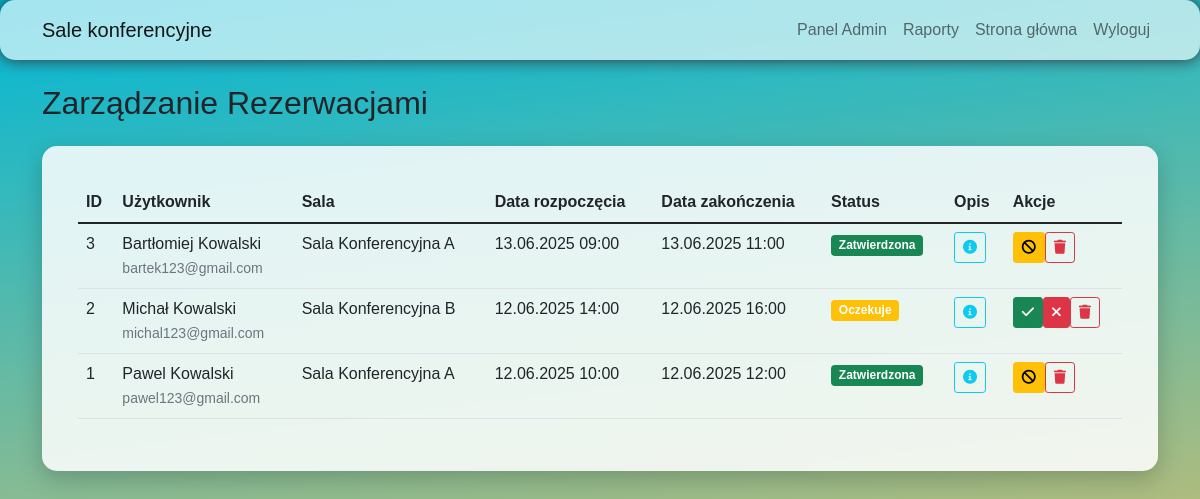
Screenshot of /admin/reservations.php (signed in) with the database file from the repository.
### tables this page shows
CREATE TABLE `reservations` (
  `id` int(11) NOT NULL,
  `id_uzytkownika` int(11) NOT NULL,
  `id_sali` int(11) NOT NULL,
  `czas_start` datetime NOT NULL,
  `czas_stop` datetime NOT NULL,
  `status` ENUM('pending', 'approved', 'rejected', 'cancelled') DEFAULT 'pending',
  `data_utworzenia` TIMESTAMP DEFAULT CURRENT_TIMESTAMP,
  `opis` TEXT NULL
);

CREATE TABLE `users` (
  `id` int(11) NOT NULL,
  `imie` varchar(60) NOT NULL,
  `nazwisko` varchar(60) NOT NULL,
  `e-mail` varchar(100) NOT NULL,
  `haslo` varchar(255) NOT NULL,
  `rola` varchar(100) NOT NULL
);

CREATE TABLE `rooms` (
  `id` int(11) NOT NULL,
  `nazwa` varchar(60) NOT NULL,
  `pojemnosc` int(11) NOT NULL,
  `wyposazenie` varchar(1000) NOT NULL,
  `dostepnosc` BOOLEAN DEFAULT TRUE
);

### admin/reservations.php (the view, shortened to what this page needs)
<?php
require_once('../db_connect.php');
$query = "SELECT r.*, u.`e-mail`, u.imie, u.nazwisko, rm.nazwa as room_name
          FROM reservations r
          JOIN users u ON r.id_uzytkownika = u.id
          JOIN rooms rm ON r.id_sali = rm.id
          ORDER BY r.czas_start DESC";
$result = $conn->query($query);
?>
<!DOCTYPE html>
<html>
<head>
    <link href="https://cdn.jsdelivr.net/npm/bootstrap@5.1.3/dist/css/bootstrap.min.css" rel="stylesheet">
    <link href="https://cdnjs.cloudflare.com/ajax/libs/font-awesome/6.0.0/css/all.min.css" rel="stylesheet">
    <link href="../styles.css" rel="stylesheet">
</head>
<body>
    <nav class="navbar navbar-expand-lg navbar-light mb-4">
        <div class="container">
            <a class="navbar-brand" href="../index.php">Sale konferencyjne</a>
            <div class="navbar-nav ms-auto">
                <a class="nav-link" href="admin_dashboard.php">Panel Admin</a>
                <a class="nav-link" href="reports.php">Raporty</a>
                <a class="nav-link" href="../index.php">Strona główna</a>
                <a class="nav-link" href="../logout.php">Wyloguj</a>
            </div>
        </div>
    </nav>
    <div class="container">
        <h2 class="mb-4">Zarządzanie Rezerwacjami</h2>
        <div class="card">
            <div class="card-body">
                <div class="table-responsive">
                    <table class="table table-hover">
                        <thead>
                            <tr>
                                <th>ID</th>
                                <th>Użytkownik</th>
                                <th>Sala</th>
                                <th>Data rozpoczęcia</th>
                                <th>Data zakończenia</th>
                                <th>Status</th>
                                <th>Opis</th>
                                <th>Akcje</th>
                            </tr>
                        </thead>
                        <tbody>
                            <?php while ($reservation = $result->fetch_assoc()):
                                $status_class = [
                                    'pending' => 'warning',
                                    'approved' => 'success',
                                    'rejected' => 'danger',
                                    'cancelled' => 'secondary'
                                ];
                                $status_text = [
                                    'pending' => 'Oczekuje',
                                    'approved' => 'Zatwierdzona',
                                    'rejected' => 'Odrzucona',
                                    'cancelled' => 'Anulowana'
                                ];
                            ?>
                                <tr>
                                    <td><?php echo $reservation['id']; ?></td>
                                    <td>
                                        <?php echo htmlspecialchars($reservation['imie'] . ' ' . $reservation['nazwisko']); ?>
                                        <br><small class="text-muted"><?php echo htmlspecialchars($reservation['e-mail']); ?></small>
                                    </td>
                                    <td><?php echo htmlspecialchars($reservation['room_name']); ?></td>
                                    <td><?php echo date('d.m.Y H:i', strtotime($reservation['czas_start'])); ?></td>
                                    <td><?php echo date('d.m.Y H:i', strtotime($reservation['czas_stop'])); ?></td>
                                    <td>
                                        <span class="badge bg-<?php echo $status_class[$reservation['status']] ?? 'secondary'; ?>">
                                            <?php echo $status_text[$reservation['status']] ?? 'Nieznany'; ?>
                                        </span>
                                    </td>
                                    <td>
                                        <?php if (!empty($reservation['opis'])): ?>
                                            <button class="btn btn-sm btn-outline-info" data-bs-toggle="tooltip"
                                                    title="<?php echo htmlspecialchars($reservation['opis']); ?>">
                                                <i class="fas fa-info-circle"></i>
                                            </button>
                                        <?php endif; ?>
                                    </td>
                                    <td>
                                        <div class="btn-group btn-group-sm">
                                            <?php if ($reservation['status'] === 'pending'): ?>
                                                <form method="POST" class="d-inline">
                                                    <button type="submit" class="btn btn-success btn-sm"
                                                            onclick="return confirm('Czy na pewno chcesz zatwierdzić tę rezerwację?')">
                                                        <i class="fas fa-check"></i>
                                                    </button>
                                                </form>
                                                <form method="POST" class="d-inline">
                                                    <button type="submit" class="btn btn-danger btn-sm"
                                                            onclick="return confirm('Czy na pewno chcesz odrzucić tę rezerwację?')">
                                                        <i class="fas fa-times"></i>
                                                    </button>
                                                </form>
                                            <?php endif; ?>
                                            <?php if ($reservation['status'] === 'approved'): ?>
                                                <form method="POST" class="d-inline">
                                                    <button type="submit" class="btn btn-warning btn-sm"
                                                            onclick="return confirm('Czy na pewno chcesz anulować tę rezerwację?')">
                                                        <i class="fas fa-ban"></i>
                                                    </button>
                                                </form>
                                            <?php endif; ?>
                                            <form method="POST" class="d-inline">
                                                <button type="submit" class="btn btn-outline-danger btn-sm"
                                                        onclick="return confirm('Czy na pewno chcesz usunąć tę rezerwację? Ta akcja jest nieodwracalna.')">
                                                    <i class="fas fa-trash"></i>
                                                </button>
                                            </form>
                                        </div>
                                    </td>
                                </tr>
                            <?php endwhile; ?>
                        </tbody>
                    </table>
                </div>
            </div>
        </div>
    </div>
</body>
</html>
</body>
</html>

### styles.css (style rules this page uses)
body { background: linear-gradient(173deg, rgb(0, 183, 215), rgb(255, 190, 86)); min-height: 100vh; font-family: 'Arial', sans-serif; }
.card { background-color: rgba(255, 255, 255, 0.85); color: #333; border: none; border-radius: 15px; box-shadow: 0 8px 25px rgba(0, 0, 0, 0.2); padding: 20px; }
.navbar { background-color: rgba(255, 255, 255, 0.644); backdrop-filter: blur(10px); border-radius: 15px; box-shadow: 0 4px 15px rgba(189, 189, 189, 0.1), 0 0 15px; padding: 10px 20px; }

### rows the page displays
reservations: id "3", users.imie+nazwisko "Bartłomiej Kowalski", users.e-mail "bartek123@gmail.com", rooms.nazwa "Sala Konferencyjna A", czas_start "13.06.2025 09:00", czas_stop "13.06.2025 11:00", status "Zatwierdzona"
reservations: id "2", users.imie+nazwisko "Michał Kowalski", users.e-mail "michal123@gmail.com", rooms.nazwa "Sala Konferencyjna B", czas_start "12.06.2025 14:00", czas_stop "12.06.2025 16:00", status "Oczekuje"
reservations: id "1", users.imie+nazwisko "Pawel Kowalski", users.e-mail "pawel123@gmail.com", rooms.nazwa "Sala Konferencyjna A", czas_start "12.06.2025 10:00", czas_stop "12.06.2025 12:00", status "Zatwierdzona"
